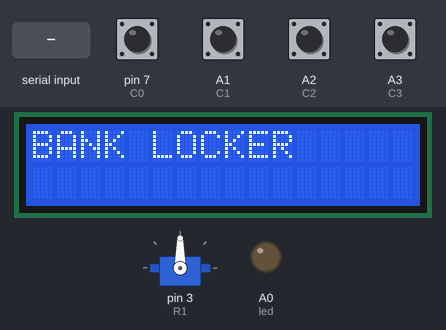
Simulated run of this sketch. Board: Arduino Uno, built with avr-gcc and run on an emulated ATmega328P. Parts: 16×2 character LCD, servo, output pins drawn as LEDs (lit = HIGH). Inputs (shaded band) come from the test bench; at power-on: A1 (C1), A2 (C2), A3 (C3), pin 7 (C0) HIGH. Pins used as bus, display or sensor lines are not drawn; what the sketch prints to the serial monitor is not drawn.

Above: at 2.2 s.
2.3 s: "A" received over Serial
At 3.5 s:
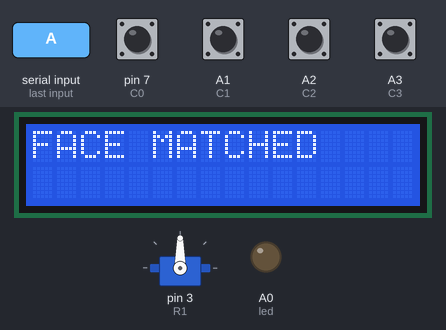
3.8 s: pin 7 (C0) pulled LOW for 0.15 s
At 4.8 s:
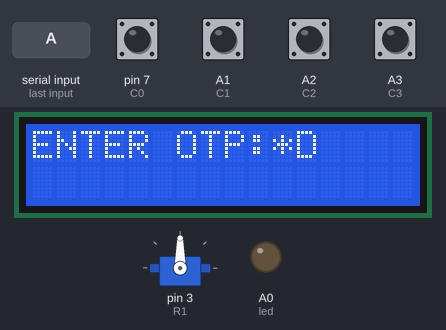
5.4 s: A2 (C2) pulled LOW for 1 s
At 6.9 s:
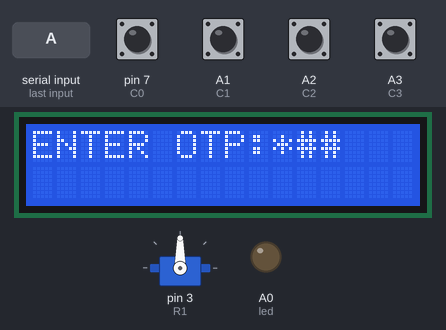
7.9 s: A1 (C1) pulled LOW for 1 s
At 8.47 s:
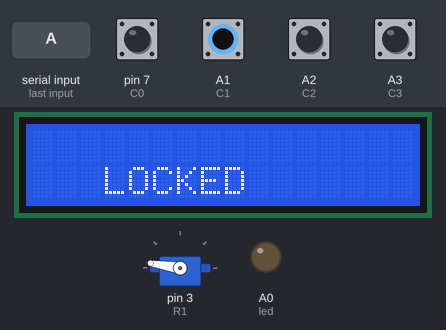
10.7 s: "B" received over Serial
At 12.9 s:
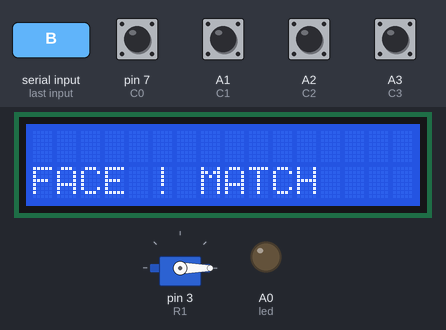
Timing chart, 0 to 14.4 s (numbered marks = the images above; inputs shaded):
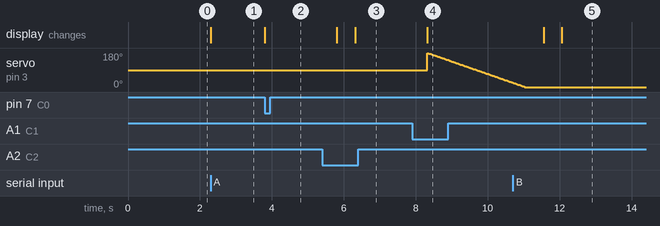

The sketch:

ITWI03-TX.ino
```cpp
#include <Servo.h>
#include"lcd.h"
#include "keypad.h"

Servo myservo;
int pos = 0;
void PSW(void);

//String data1;
void setup()
{
  // put your setup code here, to run once:
  Serial.begin(9600);
  lcd.begin(16, 2);
  pinMode(R0, OUTPUT);
  pinMode(R1, OUTPUT);
  pinMode(R2, OUTPUT);
  pinMode(R3, OUTPUT);
  pinMode(C0, INPUT_PULLUP);
  pinMode(C1, INPUT_PULLUP);
  pinMode(C2, INPUT_PULLUP);
  pinMode(C3, INPUT_PULLUP);
  pinMode(led, OUTPUT);
  digitalWrite(led, LOW);

  myservo.attach(3);
  lcd.clear();
  lcd.setCursor(0, 0);
  lcd.print("BANK LOCKER");
  delay(1000);
}

void loop() {
  // put your main code here, to run repeatedly:
  while (Serial.available() )
  {
    char inchar = Serial.read();
//    Serial.println(inchar);

    switch (inchar)
    {
      case'A':

        //        Serial.println("YOUR FACE MATCHED");
        lcd.clear();
        lcd.setCursor(0, 0);
        lcd.print("FACE MATCHED");
        delay(1000);
        PSW();
//        Serial.print("PW:" + String(password));
        lcd.clear();
        lcd.setCursor(0, 0);
        lcd.print("PASS:" + String(password));

        if (data == password)
        {
          //          Serial.println("UnLocked");
          digitalWrite(led, HIGH);
          lcd.setCursor(0, 1);
          lcd.print("UNLOCKED DOOR");
          delay(1000);
          for (pos = 0; pos <= 180; pos += 1) { // goes from 0 degrees to 180 degrees
            // in steps of 1 degree
            myservo.write(pos);              // tell servo to go to position in variable 'pos'
            delay(15);
          }
        }
        else
        {
          //          Serial.println("Locked");
          Serial.print('A');
          Serial.write('A');

          lcd.clear();
          lcd.setCursor(0, 1);
          lcd.print("   LOCKED   ");
          digitalWrite(led, LOW);
          for (pos = 180; pos >= 0; pos -= 1) { // goes from 180 degrees to 0 degrees
            myservo.write(pos);              // tell servo to go to position in variable 'pos'
            delay(15);                       // waits 15ms for the servo to reach the position
          }
          delay(500);
          lcd.clear();
          lcd.setCursor(0, 1);
          lcd.print("SENDING SMS");
        }
        break;
      case'B':
//        Serial.print("YOUR FACE NOT MATCHED");
        digitalWrite(led, LOW);
        lcd.setCursor(0, 1);
        lcd.print("FACE ! MATCH");
        break;
    }
    password = "";
    delay(500);
  }
}

void zigbee(String s)
{
  for (int i = 0; i < s.length(); i++)
  {
    Serial.write(s[i]);
  }
  delay(1000);
}
```

keypad.h
```cpp
#ifndef  KEYPAD_H
#define  KEYPAD_H

#define R0 2
#define R1 3
#define R2 4
#define R3 5
#define C0 7
#define C1 A1
#define C2 A2
#define C3 A3
#define led A0

char KEY(void);
char keyValue = 'x';
int count = 0;
//char keyValue[];
String data = "2356";
String password = "";
void PSW(void)
{
  KEY();
  count = 0;
  //for (int i = 0; i < 4; i++) {
  while (keyValue == 'x') {
    //Serial.println("krish");
    if (KEY() != 'x') {
      password += KEY();
      count++;
//      Serial.println(KEY());
      lcd.setCursor(0, 0);
      lcd.print("ENTER OTP:"+password);
//      for (int i = 5; i < 9; i++)
//      {
//        lcd.setCursor(i, 0);
//        lcd.print(String(password(i)));
//      }
    }
    //delay(100);
    keyValue = 'x';
    if (count == 4) {
      break;
    }
    delay(500);

  }
  // }
//  Serial.println("PW:" + String(password));
//  //  lcd.setCursor(0, 0);
//  //  lcd.print("PASS:" + String(password));
//  if (data == password)
//  {
//    Serial.println("UnLocked");
//
//    lcd.setCursor(0, 1);
//    lcd.print("UNLOCKED DOOR");
//    delay(1000);
//  }
//  else
//  {
//    Serial.println("Locked");
//    lcd.setCursor(0, 1);
//    lcd.print("SENDING SMS    ");
//  }
}

char KEY(void) {

  digitalWrite(R0, LOW);
  digitalWrite(R1, HIGH);
  digitalWrite(R2, HIGH);
  digitalWrite(R3, HIGH);

  if (digitalRead(C0) == LOW) {
    keyValue = '1';

  }
  if (digitalRead(C1) == LOW) {
    keyValue = '2';

  }
  if (digitalRead(C2) == LOW) {
    keyValue = '3';

  }
  if (digitalRead(C3) == LOW) {
    keyValue = 'A';

  }
  digitalWrite(R0, HIGH);
  digitalWrite(R1, LOW);
  digitalWrite(R2, HIGH);
  digitalWrite(R3, HIGH);

  if (digitalRead(C0) == LOW) {
    keyValue = '4';

  }
  if (digitalRead(C1) == LOW) {
    keyValue = '5';

  }
  if (digitalRead(C2) == LOW) {
    keyValue = '6';

  }
  if (digitalRead(C3) == LOW) {
    keyValue = 'B';

  }
  digitalWrite(R0, HIGH);
  digitalWrite(R1, HIGH);
  digitalWrite(R2, LOW);
  digitalWrite(R3, HIGH);

  if (digitalRead(C0) == LOW) {
    keyValue = '7';

  }
  if (digitalRead(C1) == LOW) {
    keyValue = '8';

  }
  if (digitalRead(C2) == LOW) {
    keyValue = '9';

  }
  if (digitalRead(C3) == LOW) {
    keyValue = 'C';

  }
  digitalWrite(R0, HIGH);
  digitalWrite(R1, HIGH);
  digitalWrite(R2, HIGH);
  digitalWrite(R3, LOW);

  if (digitalRead(C0) == LOW) {
    keyValue = '*';

  }
  if (digitalRead(C1) == LOW) {
    keyValue = '0';

  }
  if (digitalRead(C2) == LOW) {
    keyValue = '#';
  }
  if (digitalRead(C3) == LOW) {
    keyValue = 'D';
  }
  return keyValue;
}
 #endif
```

lcd.h
```cpp
#ifndef LCD_H
#define LCD_H

#include <LiquidCrystal.h>
LiquidCrystal  lcd(13, 12, 11, 10, 9, 8);

#endif
```

Measured:
- after the input at 2.3 s, the display: changes at once (image 1)
- after the input at 3.8 s, the display: changes at once (image 2)
- after the input at 5.4 s, the display: first changes after 0.41 s (image 3 shows a later state)
- after the input at 7.9 s, the display: changes after 0.42 s (image 4)
- after the input at 10.7 s, the display: first differs from a run without the input after 1.4 s (image 5)
